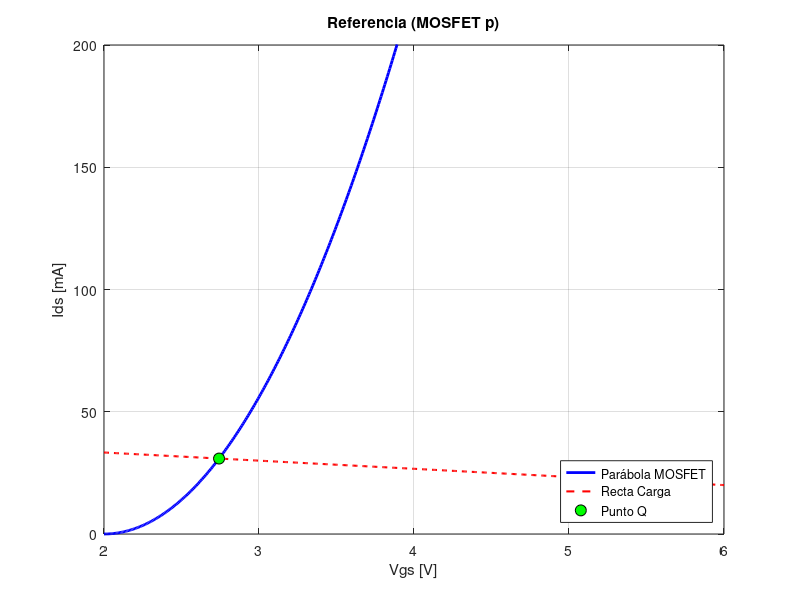
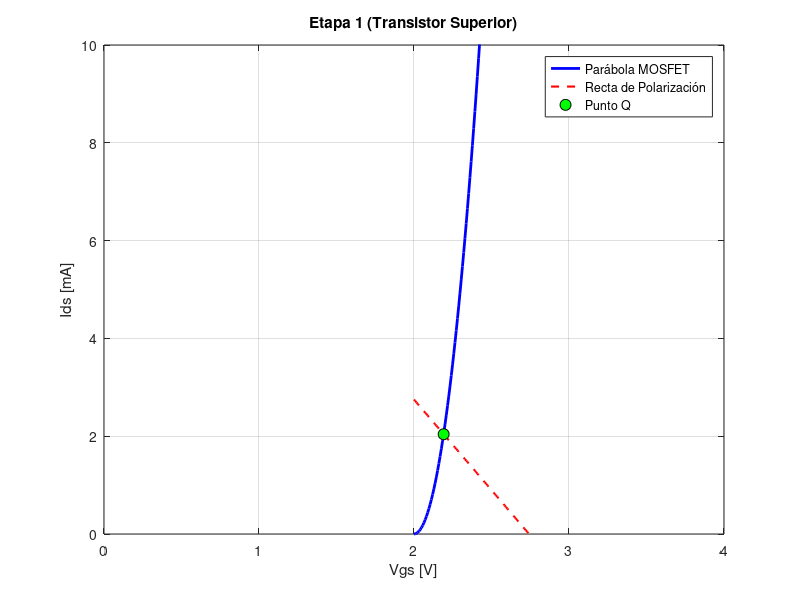
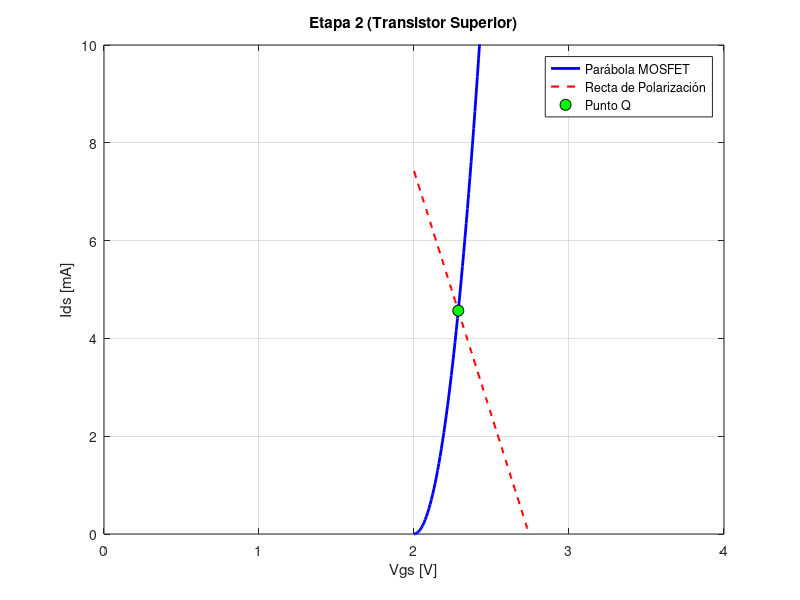
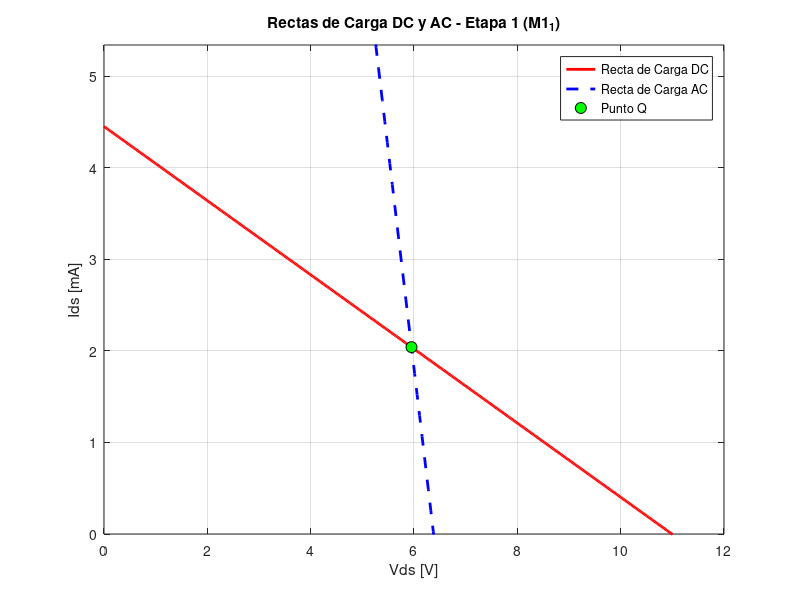

Reproduce these figures in MATLAB, in order.
clear all; close all; clc;

% Opción para silenciar los mensajes de fsolve
opts = optimset('Display', 'off');

% --- Parámetros fijos ---
K    = 0.056;     % Constante del MOSFET [A/V^2]
Vt   = 2;         % Tensión de umbral [V]
Vdd  = 12;        % Tensión de alimentación [V]

Rg1a = 2.2e6;       % 2 MΩ
Rg2a = 1e6;       % 1 MΩ
Rd1  = 2200;      % 2.2 kΩ

Rg1b = 2.2e6;       % 2 MΩ
Rg2b = 1e6;       % 1 MΩ
Rd2  = 1500;      % 1.5 kΩ
Rl   = 10e3;      % Resistencia de carga (10 kΩ)

Rref = 300;
Rs1  = 270;
Rs2  = 100;

Vg1  = (Vdd * Rg2a) / (Rg1a + Rg2a); % 4 V
Rg1  = (Rg1a * Rg2a) / (Rg1a + Rg2a);
Vg2  = (Vdd * Rg2b) / (Rg1b + Rg2b); % 4 V

Vi   = 1;         % Tensión de prueba (1 V)

% =========================================================================
% POLARIZACIÓN Y PARÁMETROS DC
% =========================================================================

% 1. Circuito de Referencia (Espejo)
sistemap = @(x) [
    x(1) - K*(x(2) - Vt)^2;
    Vdd - x(1)*Rref - x(2)
];
[xp, ~, info_p] = fsolve(sistemap, [0.001, 2.5], opts);

Vp   = xp(2);
gmp  = 2 * K * (Vp - Vt);
rdsp = (Vp) / xp(1); % Tensión Vds del MOSFET p
mup  = gmp * rdsp;

% 2. Etapa 1
sistema1 = @(x) [
    x(1) - K * (x(2) - Vt)^2;
    x(1) - K * (x(3) - Vt)^2;
    x(2) - (Vg1 - (x(5) + x(1)*Rs1));
    x(3) - (Vp - x(1)*Rs1);
    Vdd - x(1)*(Rd1 + Rs1) - x(4) - x(5)
];
[x1, ~, info_1] = fsolve(sistema1, [0.001, 2.5, 2.5, 3, 3], opts);

gm1   = 2 * K * (x1(2) - Vt);
gmo1  = 2 * K * (x1(3) - Vt);
rds1  = x1(4) / x1(1);
rdso1 = x1(5) / x1(1);
mu1   = gm1 * rds1;
muo1  = gmo1 * rdso1;

% 3. Etapa 2
sistema2 = @(x) [
    x(1) - K * (x(2) - Vt)^2;
    x(1) - K * (x(3) - Vt)^2;
    x(2) - (Vg2 - (x(5) + x(1)*Rs2));
    x(3) - (Vp - x(1)*Rs2);
    Vdd - x(1)*(Rd2 + Rs2) - x(4) - x(5)
];
[x2, ~, info_2] = fsolve(sistema2, [0.001, 2.5, 2.5, 3, 3], opts);

gm2   = 2 * K * (x2(2) - Vt);
gmo2  = 2 * K * (x2(3) - Vt);
rds2  = x2(4) / x2(1);
rdso2 = x2(5) / x2(1);
mu2   = gm2 * rds2;
muo2  = gmo2 * rdso2;

% =========================================================================
% CÁLCULO DE GANANCIA (PEQUEÑA SEÑAL)
% =========================================================================
A = zeros(14, 14); b = zeros(14, 1);
A(1,1) = 1/Rg1; A(1,10) = 1;
A(2,2) = 1/rds1; A(2,3) = -1/rds1; A(2,11) = 1;
A(3,2) = -1/rds1; A(3,3) = (1/rds1)+(1/Rd1)+(1/rdso2); A(3,6) = -1/rdso2; A(3,13) = 1;
A(4,4) = 1/rds2; A(4,5) = -1/rds2; A(4,13) = -1;
A(5,4) = -1/rds2; A(5,5) = (1/rds2)+(1/Rd2)+(1/Rl);
A(6,3) = -1/rdso2; A(6,6) = 1/rdso2; A(6,12) = -1;
A(7,7) = 1/Rs2; A(7,12) = 1;
A(8,8) = (1/Rref)+(1/rdsp); A(8,9) = -1/rdsp;
A(9,8) = -1/rdsp; A(9,9) = 1/rdsp; A(9,14) = 1;

A(10,1) = 1; b(10) = Vi;
A(11,2) = 1; A(11,1) = -mu1;
A(12,6) = -1; A(12,7) = 1 + muo2; A(12,8) = -muo2;
A(13,3) = 1 + mu2; A(13,4) = -1;
A(14,8) = -mup; A(14,9) = 1;

X = A \ b;
Ganancia = abs(X(5) / Vi);

% =========================================================================
% CÁLCULO DE POTENCIAS EN POLARIZACIÓN (DC)
% =========================================================================
% Corrientes y tensiones extraídas
Idsp = xp(1); Vdsp = Vdd - Vp;
Ids1 = x1(1); Vds1_1 = x1(4); Vds1_2 = x1(5);
Ids2 = x2(1); Vds2_1 = x2(4); Vds2_2 = x2(5);

% Potencias en Resistencias [mW]
P_Rref = (Idsp^2 * Rref) * 1000;
P_Rs1  = (Ids1^2 * Rs1) * 1000;
P_Rd1  = (Ids1^2 * Rd1) * 1000;
P_Rs2  = (Ids2^2 * Rs2) * 1000;
P_Rd2  = (Ids2^2 * Rd2) * 1000;

P_Rg1a = ((Vdd - Vg1)^2 / Rg1a) * 1000;
P_Rg2a = (Vg1^2 / Rg2a) * 1000;
P_Rg1b = ((Vdd - Vg2)^2 / Rg1b) * 1000;
P_Rg2b = (Vg2^2 / Rg2b) * 1000;

% Potencias en Transistores [mW] (P = Vds * Ids)
P_Mp   = (Vdsp * Idsp) * 1000;
P_M1_1 = (Vds1_1 * Ids1) * 1000;
P_M1_2 = (Vds1_2 * Ids1) * 1000;
P_M2_1 = (Vds2_1 * Ids2) * 1000;
P_M2_2 = (Vds2_2 * Ids2) * 1000;

P_total_res = P_Rref + P_Rs1 + P_Rd1 + P_Rs2 + P_Rd2 + P_Rg1a + P_Rg2a + P_Rg1b + P_Rg2b;
P_total_mos = P_Mp + P_M1_1 + P_M1_2 + P_M2_1 + P_M2_2;

fprintf('\n================== RESULTADOS DE GANANCIA ==================\n');
fprintf('Ganancia |Av|: %.4f (%.2f dB)\n', Ganancia, 20*log10(Ganancia));

% =========================================================================
% IMPRESIÓN DE PARÁMETROS PEQUEÑA SEÑAL (rds, gm, mu)
% =========================================================================
fprintf('\n================ PARÁMETROS PEQUEÑA SEÑAL (rds, gm, mu) ================\n');
fprintf('%-25s | %-12s | %-12s | %-10s\n', 'Transistor', 'rds [Ω]', 'gm [mS]', 'mu');
fprintf('------------------------------------------------------------------------\n');
fprintf('%-25s | %-12.2f | %-12.4f | %-10.2f\n', 'Referencia (M_p)',          rdsp, gmp*1000, mup);
fprintf('%-25s | %-12.2f | %-12.4f | %-10.2f\n', 'Etapa 1 - Superior (M1_1)', rds1, gm1*1000, mu1);
fprintf('%-25s | %-12.2f | %-12.4f | %-10.2f\n', 'Etapa 1 - Inferior (M1_2)', rdso1, gmo1*1000, muo1);
fprintf('%-25s | %-12.2f | %-12.4f | %-10.2f\n', 'Etapa 2 - Superior (M2_1)', rds2, gm2*1000, mu2);
fprintf('%-25s | %-12.2f | %-12.4f | %-10.2f\n', 'Etapa 2 - Inferior (M2_2)', rdso2, gmo2*1000, muo2);
fprintf('========================================================================\n');

fprintf('\n================ DISIPACIÓN DE POTENCIA [mW] ================\n');
fprintf('1. RESISTENCIAS:\n');
fprintf('   P_Rref = %.4f mW\n', P_Rref);
fprintf('   P_Rs1  = %.4f mW | P_Rd1 = %.4f mW\n', P_Rs1, P_Rd1);
fprintf('   P_Rs2  = %.4f mW | P_Rd2 = %.4f mW\n', P_Rs2, P_Rd2);
fprintf('   Divisor A: P_Rg1a = %.4f mW | P_Rg2a = %.4f mW\n', P_Rg1a, P_Rg2a);
fprintf('   Divisor B: P_Rg1b = %.4f mW | P_Rg2b = %.4f mW\n', P_Rg1b, P_Rg2b);
fprintf('   Total en Resistencias: %.4f mW\n', P_total_res);

fprintf('\n2. TRANSISTORES (P = Vds * Ids):\n');
fprintf('   Referencia (M_p) : %.4f mW  (Vds = %.2f V, Ids = %.2f mA)\n', P_Mp, Vdsp, Idsp*1000);
fprintf('   Etapa 1 - M1_1   : %.4f mW  (Vds = %.2f V, Ids = %.2f mA)\n', P_M1_1, Vds1_1, Ids1*1000);
fprintf('   Etapa 1 - M1_2   : %.4f mW  (Vds = %.2f V, Ids = %.2f mA)\n', P_M1_2, Vds1_2, Ids1*1000);
fprintf('   Etapa 2 - M2_1   : %.4f mW  (Vds = %.2f V, Ids = %.2f mA)\n', P_M2_1, Vds2_1, Ids2*1000);
fprintf('   Etapa 2 - M2_2   : %.4f mW  (Vds = %.2f V, Ids = %.2f mA)\n', P_M2_2, Vds2_2, Ids2*1000);
fprintf('   Total en Transistores: %.4f mW\n', P_total_mos);

fprintf('\nPOTENCIA TOTAL CONSUMIDA DE VDD: %.4f mW\n', P_total_res + P_total_mos);
fprintf('============================================================\n');

% =========================================================================
% GRAFICACIÓN DE INTERSECCIÓN (CARACTERÍSTICA vs RECTA DE POLARIZACIÓN)
% =========================================================================
vgs_axis = linspace(Vt, Vdd/2, 500);
ids_parabola = K * (vgs_axis - Vt).^2;

% --- Grafico 1: Referencia ---
figure(1,'Name', 'Puntos de Operacion Q Referencia', 'NumberTitle', 'off');
ids_recta_ref = (Vdd - vgs_axis) / Rref;
plot(vgs_axis, ids_parabola*1000, 'b-', 'LineWidth', 2); hold on;
plot(vgs_axis, ids_recta_ref*1000, 'r--', 'LineWidth', 1.5);
plot(xp(2), xp(1)*1000, 'ko', 'MarkerFaceColor', 'g', 'MarkerSize', 8);
ylim([0 200]);
grid on;
title('Referencia (MOSFET p)');
xlabel('Vgs [V]'); ylabel('Ids [mA]');
legend('Parábola MOSFET', 'Recta Carga', 'Punto Q', 'Location', 'southeast');

% --- Grafico 2: Etapa 1 ---
figure(2,'Name', 'Puntos de Operacion Q Etapa 1', 'NumberTitle', 'off');
ids_recta_e1 = (Vp - vgs_axis) / Rs1;
plot(vgs_axis, ids_parabola*1000, 'b-', 'LineWidth', 2); hold on;
plot(vgs_axis, ids_recta_e1*1000, 'r--', 'LineWidth', 1.5);
plot(x1(2), x1(1)*1000, 'ko', 'MarkerFaceColor', 'g', 'MarkerSize', 8);
ylim([0 10]);
xlim([0 4]);
grid on;
title('Etapa 1 (Transistor Superior)');
xlabel('Vgs [V]'); ylabel('Ids [mA]');
legend('Parábola MOSFET', 'Recta de Polarización', 'Punto Q', 'Location', 'northeast');

% --- Grafico 3: Etapa 2 ---
figure(3,'Name', 'Puntos de Operacion Q Etapa 2', 'NumberTitle', 'off');
ids_recta_e2 = (Vp - vgs_axis) / Rs2;
plot(vgs_axis, ids_parabola*1000, 'b-', 'LineWidth', 2); hold on;
plot(vgs_axis, ids_recta_e2*1000, 'r--', 'LineWidth', 1.5);
plot(x2(2), x2(1)*1000, 'ko', 'MarkerFaceColor', 'g', 'MarkerSize', 8);
ylim([0 10]);
xlim([0 4]);
grid on;
title('Etapa 2 (Transistor Superior)');
xlabel('Vgs [V]'); ylabel('Ids [mA]');
legend('Parábola MOSFET', 'Recta de Polarización', 'Punto Q', 'Location', 'northeast');

% =========================================================================
%   RECTAS DE CARGA EN CONTINUA (DC) Y EN ALTERNA (AC)
% =========================================================================

fprintf('\n Impedancias de cada etapa \n');

Rl = 1000;

% Primer Etapa

Raux1 = rds1+(rdso1+Rs1*(muo1+1))*(mu1+1);
Zout1 = 1/(1/Rd1+1/Raux1)

Zin1 = (Rg1a * Rg2a) / (Rg1a + Rg2a)

% Segunda Etapa

Raux1 = rds2+rdso2*(mu2+1)+Rs2*(mu2+1)*(muo2+1);
Zout2 = 1/(1/Rd2+1/Raux1)

Raux2 = rdso2+Rs2/(muo2+1);
Raux3 = (rds2+1/(1/Rd2+1/Rl))*(mu2+1);
Zin2 = 1/(1/Raux2+1/Raux3)

% Resistencias de carga DC para cada etapa
Rdc1 = Rd1 + Rs1;
Rdc2 = Rd2 + Rs2;

% Resistencias de carga AC efectivas vistas en el drenador de cada etapa
% Etapa 1 ve hacia arriba la resistencia Rd1 en paralelo con la impedancia de la etapa siguiente
Rac1 = (Rd1 * Zin2) / (Rd1 + Zin2);
% Etapa 2 (salida) ve Rd2 en paralelo con Rl
Rac2 = (Rd2 * Rl) / (Rd2 + Rl);

vds_vec = linspace(0, Vdd, 500);

% --- Recta de Carga DC y AC para Transistor Inferior Etapa 1 (M1_1) ---
figure(4, 'Name', 'Rectas de Carga - Etapa 1 (M1_1)', 'NumberTitle', 'off');
% Ecuación DC: Ids = Ids1 + (Vds1_1 - vds_vec) / Rdc1
ids_dc_e1 = Ids1 + (Vds1_1 - vds_vec) / Rdc1;
% Ecuación AC: Ids = Ids1 + (Vds1_1 - vds_vec) / Rac1
ids_ac_e1 = Ids1 + (Vds1_1 - vds_vec) / Rac1;

plot(vds_vec, ids_dc_e1 * 1000, 'r-', 'LineWidth', 2); hold on;
plot(vds_vec, ids_ac_e1 * 1000, 'b--', 'LineWidth', 2);
plot(Vds1_1, Ids1 * 1000, 'ko', 'MarkerFaceColor', 'g', 'MarkerSize', 8);
grid on;
title('Rectas de Carga DC y AC - Etapa 1 (M1_1)');
xlabel('Vds [V]'); ylabel('Ids [mA]');
legend('Recta de Carga DC', 'Recta de Carga AC', 'Punto Q', 'Location', 'northeast');
ylim([0 max(ids_dc_e1)*1.2*1000]); xlim([0 Vdd]);

% --- Recta de Carga DC y AC para Transistor Inferior Etapa 2 (M2_1) ---
figure(5, 'Name', 'Rectas de Carga - Etapa 2 (M2_1)', 'NumberTitle', 'off');
% Ecuación DC: Ids = Ids2 + (Vds2_1 - vds_vec) / Rdc2
ids_dc_e2 = Ids2 + (Vds2_1 - vds_vec) / Rdc2;
% Ecuación AC: Ids = Ids2 + (Vds2_1 - vds_vec) / Rac2
ids_ac_e2 = Ids2 + (Vds2_1 - vds_vec) / Rac2;

plot(vds_vec, ids_dc_e2 * 1000, 'r-', 'LineWidth', 2); hold on;
plot(vds_vec, ids_ac_e2 * 1000, 'b--', 'LineWidth', 2);
plot(Vds2_1, Ids2 * 1000, 'ko', 'MarkerFaceColor', 'g', 'MarkerSize', 8);
grid on;
title('Rectas de Carga DC y AC - Etapa 2 (M2_1)');
xlabel('Vds [V]'); ylabel('Ids [mA]');
legend('Recta de Carga DC', 'Recta de Carga AC', 'Punto Q', 'Location', 'northeast');
ylim([0 max(ids_dc_e2)*1.2*1000]); xlim([0 Vdd]);

% =========================================================================
% TABLA DE TENSIONES DE TERMINALES (Vg, Vd, Vs) E Ids
% =========================================================================

% --- 1. Transistor de Referencia (p-MOSFET: Mp) ---
Vs_p  = 0;
Vg_p  = Vp;
Vd_p  = Vp;
Ids_p = xp(1);

% --- 2. Etapa 1 ---
% Transistor Superior (utiliza x(2) para Vgs y x(4) para Vds)
% Su Source está conectado al Drenador del transistor inferior
Vs_1_sup = x1(5) + x1(1)*Rs1; % El Source del superior es el Vds del inferior
Vg_1_sup = Vg1;
Vd_1_sup = Vdd - x1(1) * Rd1;
Ids_1_sup = x1(1);

% Transistor Inferior (utiliza x(3) para Vgs y x(5) para Vds)
% Su Source está conectado a Rs1
Vs_1_inf = x1(1) * Rs1;
Vg_1_inf = Vp;
Vd_1_inf = Vs_1_sup;
Ids_1_inf = x1(1);

% --- 3. Etapa 2 ---
% Transistor Superior (utiliza x(2) para Vgs y x(4) para Vds)
Vs_2_sup = x2(5) + x2(1)*Rs2; % El Source del superior es el Vds del inferior
Vg_2_sup = Vg2;
Vd_2_sup = Vdd - x2(1) * Rd2;
Ids_2_sup = x2(1);

% Transistor Inferior (utiliza x(3) para Vgs y x(5) para Vds)
% Su Source está conectado a Rs2
Vs_2_inf = x2(1) * Rs2;
Vg_2_inf = Vp;
Vd_2_inf = Vs_2_sup;
Ids_2_inf = x2(1);

% --- IMPRESIÓN DE LA TABLA ---
fprintf('\n================== TABLA DE TERMINALES DC (Vg, Vd, Vs, Ids) ==================\n');
fprintf('%-28s | %-10s | %-10s | %-10s | %-12s\n', 'Transistor', 'Vg [V]', 'Vd [V]', 'Vs [V]', 'Ids [mA]');
fprintf('------------------------------------------------------------------------------\n');
fprintf('%-28s | %-10.4f | %-10.4f | %-10.4f | %-12.4f\n', 'Referencia (Mp)',          Vg_p,      Vd_p,      Vs_p,      Ids_p * 1000);
fprintf('%-28s | %-10.4f | %-10.4f | %-10.4f | %-12.4f\n', 'Etapa 1 - Superior',      Vg_1_sup,  Vd_1_sup,  Vs_1_sup,  Ids_1_sup * 1000);
fprintf('%-28s | %-10.4f | %-10.4f | %-10.4f | %-12.4f\n', 'Etapa 1 - Inferior (Rs1)',  Vg_1_inf,  Vd_1_inf,  Vs_1_inf,  Ids_1_inf * 1000);
fprintf('%-28s | %-10.4f | %-10.4f | %-10.4f | %-12.4f\n', 'Etapa 2 - Superior',      Vg_2_sup,  Vd_2_sup,  Vs_2_sup,  Ids_2_sup * 1000);
fprintf('%-28s | %-10.4f | %-10.4f | %-10.4f | %-12.4f\n', 'Etapa 2 - Inferior (Rs2)',  Vg_2_inf,  Vd_2_inf,  Vs_2_inf,  Ids_2_inf * 1000);
fprintf('==============================================================================\n');
